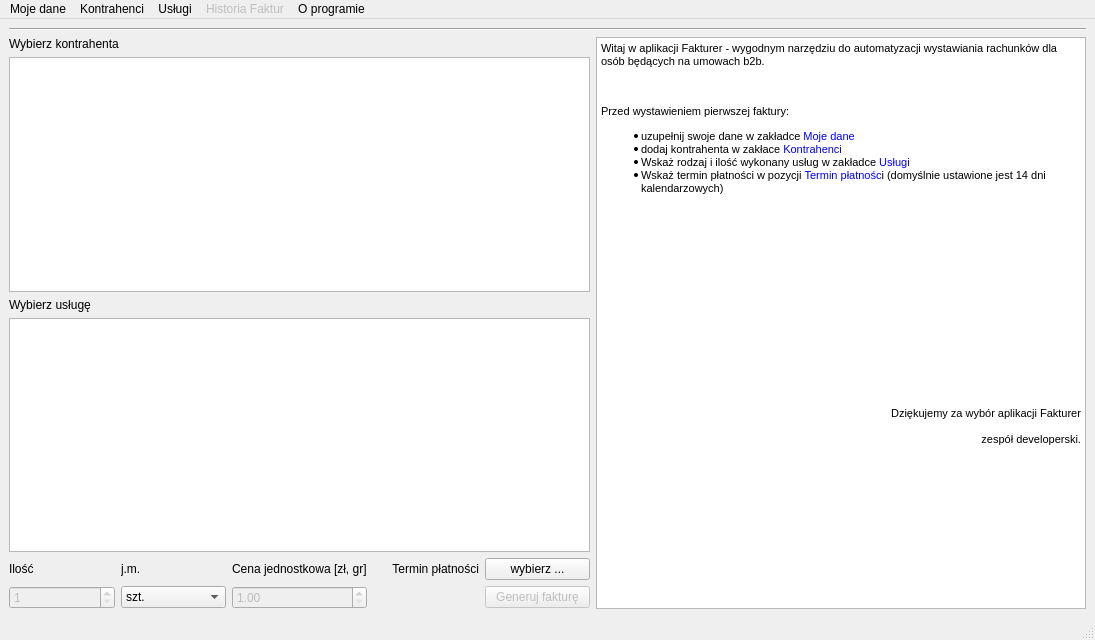
<?xml version="1.0" encoding="UTF-8"?>
<ui version="4.0">
 <class>MainWindow</class>
 <widget class="QMainWindow" name="MainWindow">
  <property name="geometry">
   <rect>
    <x>0</x>
    <y>0</y>
    <width>1095</width>
    <height>640</height>
   </rect>
  </property>
  <property name="sizePolicy">
   <sizepolicy hsizetype="MinimumExpanding" vsizetype="MinimumExpanding">
    <horstretch>0</horstretch>
    <verstretch>0</verstretch>
   </sizepolicy>
  </property>
  <property name="windowTitle">
   <string>Fakturer 2.0</string>
  </property>
  <widget class="QWidget" name="centralwidget">
   <property name="enabled">
    <bool>true</bool>
   </property>
   <layout class="QGridLayout" name="gridLayout_2">
    <item row="1" column="1">
     <widget class="Line" name="line">
      <property name="orientation">
       <enum>Qt::Horizontal</enum>
      </property>
     </widget>
    </item>
    <item row="2" column="1">
     <layout class="QHBoxLayout" name="horizontalLayout">
      <item>
       <layout class="QVBoxLayout" name="verticalLayout">
        <item>
         <widget class="QLabel" name="label">
          <property name="text">
           <string>Wybierz kontrahenta</string>
          </property>
         </widget>
        </item>
        <item>
         <widget class="QListWidget" name="listWidget">
          <property name="minimumSize">
           <size>
            <width>0</width>
            <height>0</height>
           </size>
          </property>
          <property name="frameShadow">
           <enum>QFrame::Sunken</enum>
          </property>
         </widget>
        </item>
        <item>
         <widget class="QLabel" name="label_2">
          <property name="text">
           <string>Wybierz usługę</string>
          </property>
         </widget>
        </item>
        <item>
         <widget class="QListWidget" name="listWidget_2">
          <property name="frameShadow">
           <enum>QFrame::Sunken</enum>
          </property>
         </widget>
        </item>
        <item>
         <layout class="QGridLayout" name="gridLayout">
          <item row="3" column="2">
           <widget class="QDoubleSpinBox" name="amountBox">
            <property name="enabled">
             <bool>false</bool>
            </property>
            <property name="readOnly">
             <bool>false</bool>
            </property>
            <property name="minimum">
             <double>1.000000000000000</double>
            </property>
            <property name="maximum">
             <double>99999.990000000005239</double>
            </property>
           </widget>
          </item>
          <item row="2" column="3">
           <widget class="QLabel" name="label_3">
            <property name="text">
             <string>Termin płatności</string>
            </property>
            <property name="alignment">
             <set>Qt::AlignRight|Qt::AlignTrailing|Qt::AlignVCenter</set>
            </property>
           </widget>
          </item>
          <item row="2" column="2">
           <widget class="QLabel" name="label_6">
            <property name="text">
             <string>Cena jednostkowa [zł, gr]</string>
            </property>
           </widget>
          </item>
          <item row="3" column="0">
           <widget class="QSpinBox" name="volumeBox">
            <property name="enabled">
             <bool>false</bool>
            </property>
            <property name="minimum">
             <number>1</number>
            </property>
            <property name="maximum">
             <number>99</number>
            </property>
           </widget>
          </item>
          <item row="3" column="1">
           <widget class="QComboBox" name="measureBox">
            <item>
             <property name="text">
              <string>szt.</string>
             </property>
            </item>
           </widget>
          </item>
          <item row="2" column="1">
           <widget class="QLabel" name="label_5">
            <property name="text">
             <string>j.m.</string>
            </property>
           </widget>
          </item>
          <item row="2" column="0">
           <widget class="QLabel" name="label_4">
            <property name="text">
             <string>Ilość</string>
            </property>
           </widget>
          </item>
          <item row="2" column="4">
           <widget class="QPushButton" name="calendarButton">
            <property name="text">
             <string>wybierz ...</string>
            </property>
           </widget>
          </item>
          <item row="3" column="4">
           <widget class="QPushButton" name="generateInvoice">
            <property name="enabled">
             <bool>false</bool>
            </property>
            <property name="text">
             <string>Generuj fakturę</string>
            </property>
           </widget>
          </item>
         </layout>
        </item>
       </layout>
      </item>
      <item>
       <widget class="QTextBrowser" name="textBrowser">
        <property name="enabled">
         <bool>true</bool>
        </property>
        <property name="sizePolicy">
         <sizepolicy hsizetype="Minimum" vsizetype="Expanding">
          <horstretch>0</horstretch>
          <verstretch>0</verstretch>
         </sizepolicy>
        </property>
        <property name="minimumSize">
         <size>
          <width>490</width>
          <height>0</height>
         </size>
        </property>
        <property name="cursor" stdset="0">
         <cursorShape>ArrowCursor</cursorShape>
        </property>
        <property name="frameShape">
         <enum>QFrame::StyledPanel</enum>
        </property>
        <property name="frameShadow">
         <enum>QFrame::Sunken</enum>
        </property>
        <property name="html">
         <string>&lt;!DOCTYPE HTML PUBLIC &quot;-//W3C//DTD HTML 4.0//EN&quot; &quot;http://www.w3.org/TR/REC-html40/strict.dtd&quot;&gt;
&lt;html&gt;&lt;head&gt;&lt;meta name=&quot;qrichtext&quot; content=&quot;1&quot; /&gt;&lt;style type=&quot;text/css&quot;&gt;
p, li { white-space: pre-wrap; }
&lt;/style&gt;&lt;/head&gt;&lt;body style=&quot; font-family:'MS Shell Dlg 2'; font-size:8pt; font-weight:400; font-style:normal;&quot;&gt;
&lt;p style=&quot; margin-top:12px; margin-bottom:12px; margin-left:0px; margin-right:0px; -qt-block-indent:0; text-indent:0px;&quot;&gt;Witaj w aplikacji Fakturer - wygodnym narzędziu do automatyzacji wystawiania rachunków dla osób będących na umowach b2b. &lt;/p&gt;
&lt;p style=&quot;-qt-paragraph-type:empty; margin-top:12px; margin-bottom:12px; margin-left:0px; margin-right:0px; -qt-block-indent:0; text-indent:0px;&quot;&gt;&lt;br /&gt;&lt;/p&gt;
&lt;p style=&quot; margin-top:12px; margin-bottom:12px; margin-left:0px; margin-right:0px; -qt-block-indent:0; text-indent:0px;&quot;&gt;Przed wystawieniem pierwszej faktury:&lt;/p&gt;
&lt;ul style=&quot;margin-top: 0px; margin-bottom: 0px; margin-left: 0px; margin-right: 0px; -qt-list-indent: 1;&quot;&gt;&lt;li style=&quot;&quot; style=&quot; margin-top:12px; margin-bottom:0px; margin-left:0px; margin-right:0px; -qt-block-indent:0; text-indent:0px;&quot;&gt;uzupełnij swoje dane w zakładce &lt;span style=&quot; color:#0000ff;&quot;&gt;Moje dane&lt;/span&gt; &lt;/li&gt;
&lt;li style=&quot;&quot; style=&quot; margin-top:0px; margin-bottom:0px; margin-left:0px; margin-right:0px; -qt-block-indent:0; text-indent:0px;&quot;&gt;dodaj kontrahenta w zakłace &lt;span style=&quot; color:#0000ff;&quot;&gt;Kontrahenci&lt;/span&gt; &lt;/li&gt;
&lt;li style=&quot;&quot; style=&quot; margin-top:0px; margin-bottom:0px; margin-left:0px; margin-right:0px; -qt-block-indent:0; text-indent:0px;&quot;&gt;Wskaż rodzaj i ilość wykonany usług w zakładce &lt;span style=&quot; color:#0000ff;&quot;&gt;Usługi&lt;/span&gt;&lt;/li&gt;
&lt;li style=&quot;&quot; style=&quot; margin-top:0px; margin-bottom:12px; margin-left:0px; margin-right:0px; -qt-block-indent:0; text-indent:0px;&quot;&gt;Wskaż termin płatności w pozycji &lt;span style=&quot; color:#0000ff;&quot;&gt;Termin płatnośc&lt;/span&gt;i (domyślnie ustawione jest 14 dni kalendarzowych)&lt;/li&gt;&lt;/ul&gt;
&lt;p style=&quot;-qt-paragraph-type:empty; margin-top:0px; margin-bottom:12px; margin-left:0px; margin-right:0px; -qt-block-indent:1; text-indent:0px;&quot;&gt;&lt;br /&gt;&lt;/p&gt;
&lt;p style=&quot;-qt-paragraph-type:empty; margin-top:0px; margin-bottom:12px; margin-left:0px; margin-right:0px; -qt-block-indent:1; text-indent:0px;&quot;&gt;&lt;br /&gt;&lt;/p&gt;
&lt;p style=&quot;-qt-paragraph-type:empty; margin-top:0px; margin-bottom:12px; margin-left:0px; margin-right:0px; -qt-block-indent:1; text-indent:0px;&quot;&gt;&lt;br /&gt;&lt;/p&gt;
&lt;p style=&quot;-qt-paragraph-type:empty; margin-top:0px; margin-bottom:12px; margin-left:0px; margin-right:0px; -qt-block-indent:1; text-indent:0px;&quot;&gt;&lt;br /&gt;&lt;/p&gt;
&lt;p style=&quot;-qt-paragraph-type:empty; margin-top:0px; margin-bottom:12px; margin-left:0px; margin-right:0px; -qt-block-indent:1; text-indent:0px;&quot;&gt;&lt;br /&gt;&lt;/p&gt;
&lt;p style=&quot;-qt-paragraph-type:empty; margin-top:0px; margin-bottom:12px; margin-left:0px; margin-right:0px; -qt-block-indent:1; text-indent:0px;&quot;&gt;&lt;br /&gt;&lt;/p&gt;
&lt;p style=&quot;-qt-paragraph-type:empty; margin-top:0px; margin-bottom:12px; margin-left:0px; margin-right:0px; -qt-block-indent:1; text-indent:0px;&quot;&gt;&lt;br /&gt;&lt;/p&gt;
&lt;p style=&quot;-qt-paragraph-type:empty; margin-top:0px; margin-bottom:12px; margin-left:0px; margin-right:0px; -qt-block-indent:1; text-indent:0px;&quot;&gt;&lt;br /&gt;&lt;/p&gt;
&lt;p align=&quot;right&quot; style=&quot; margin-top:12px; margin-bottom:12px; margin-left:0px; margin-right:0px; -qt-block-indent:0; text-indent:0px;&quot;&gt;Dziękujemy za wybór aplikacji Fakturer&lt;br /&gt;&lt;br /&gt;zespół developerski.&lt;/p&gt;&lt;/body&gt;&lt;/html&gt;</string>
        </property>
       </widget>
      </item>
     </layout>
    </item>
   </layout>
  </widget>
  <widget class="QStatusBar" name="statusbar"/>
  <widget class="QMenuBar" name="menuBar">
   <property name="geometry">
    <rect>
     <x>0</x>
     <y>0</y>
     <width>1095</width>
     <height>31</height>
    </rect>
   </property>
   <widget class="QMenu" name="menuKontrahenci">
    <property name="title">
     <string>Kontrahenci</string>
    </property>
    <addaction name="addContractor_2"/>
    <addaction name="editContractor"/>
    <addaction name="delContractor"/>
    <addaction name="contractor_to_file"/>
    <addaction name="contractor_from_file"/>
   </widget>
   <widget class="QMenu" name="menuOMnie">
    <property name="title">
     <string>Moje dane</string>
    </property>
    <addaction name="edit_my_info"/>
    <addaction name="user_to_file"/>
    <addaction name="user_from_file"/>
   </widget>
   <widget class="QMenu" name="menuHistoria_Faktur">
    <property name="enabled">
     <bool>false</bool>
    </property>
    <property name="title">
     <string>Historia Faktur</string>
    </property>
   </widget>
   <widget class="QMenu" name="menuO_programie">
    <property name="layoutDirection">
     <enum>Qt::LeftToRight</enum>
    </property>
    <property name="title">
     <string>O programie</string>
    </property>
    <addaction name="actionHistory"/>
    <addaction name="actionAbout"/>
    <addaction name="actionLicence"/>
    <addaction name="actionInstrukcja_obs_ugi"/>
   </widget>
   <widget class="QMenu" name="menuUs_ugi">
    <property name="title">
     <string>Usługi</string>
    </property>
    <addaction name="addService"/>
    <addaction name="editService"/>
    <addaction name="delService"/>
   </widget>
   <addaction name="menuOMnie"/>
   <addaction name="menuKontrahenci"/>
   <addaction name="menuUs_ugi"/>
   <addaction name="menuHistoria_Faktur"/>
   <addaction name="menuO_programie"/>
  </widget>
  <action name="addContractor">
   <property name="text">
    <string>Dodaj</string>
   </property>
  </action>
  <action name="addContractor_2">
   <property name="enabled">
    <bool>true</bool>
   </property>
   <property name="text">
    <string>Dodaj</string>
   </property>
  </action>
  <action name="edit_my_info">
   <property name="text">
    <string>Edycja</string>
   </property>
  </action>
  <action name="actionHistory">
   <property name="checkable">
    <bool>false</bool>
   </property>
   <property name="enabled">
    <bool>true</bool>
   </property>
   <property name="text">
    <string>Historia zmian</string>
   </property>
  </action>
  <action name="editContractor">
   <property name="enabled">
    <bool>false</bool>
   </property>
   <property name="text">
    <string>Edytuj zaznaczonego</string>
   </property>
  </action>
  <action name="delContractor">
   <property name="enabled">
    <bool>false</bool>
   </property>
   <property name="text">
    <string>Usuń zaznaczonego</string>
   </property>
  </action>
  <action name="actionAbout">
   <property name="text">
    <string>O twórcach</string>
   </property>
  </action>
  <action name="addService">
   <property name="text">
    <string>Dodaj</string>
   </property>
  </action>
  <action name="editService">
   <property name="enabled">
    <bool>false</bool>
   </property>
   <property name="text">
    <string>Edytuj</string>
   </property>
  </action>
  <action name="delService">
   <property name="enabled">
    <bool>false</bool>
   </property>
   <property name="text">
    <string>Usuń</string>
   </property>
  </action>
  <action name="actionLicence">
   <property name="text">
    <string>Licencja</string>
   </property>
  </action>
  <action name="actionInstrukcja_obs_ugi">
   <property name="enabled">
    <bool>false</bool>
   </property>
   <property name="text">
    <string>Instrukcja obsługi</string>
   </property>
  </action>
  <action name="contractor_to_file">
   <property name="text">
    <string>Eksport do pliku</string>
   </property>
  </action>
  <action name="contractor_from_file">
   <property name="text">
    <string>Import z pliku</string>
   </property>
  </action>
  <action name="user_to_file">
   <property name="enabled">
    <bool>false</bool>
   </property>
   <property name="text">
    <string>Eksport do pliku</string>
   </property>
  </action>
  <action name="user_from_file">
   <property name="enabled">
    <bool>false</bool>
   </property>
   <property name="text">
    <string>Import z pliku</string>
   </property>
  </action>
 </widget>
 <resources/>
 <connections/>
</ui>
